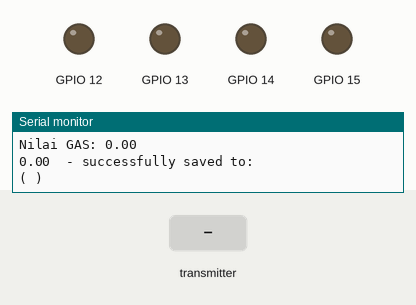
A sketch run on a simulated ESP32. On the bench: output pins drawn as LEDs (lit = HIGH), the last lines printed to the serial monitor. The inputs (shaded band) are chosen by the test bench. WiFi joins after 1.5 s; servers stay silent unless stated; no radio packets arrive unless stated.

Above: at 2.7 s.
2.8 s: the transmitter starts sending suhu = 64
At 4.0 s:
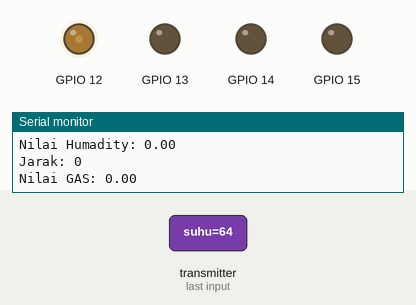
4.9 s: the transmitter starts sending humadity = 64
At 5.7 s:
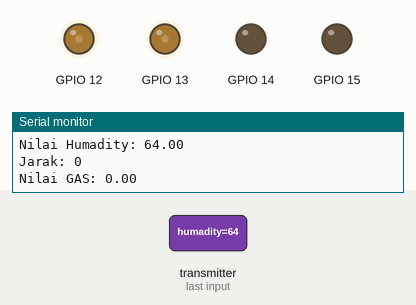
6.9 s: the transmitter starts sending jarak = 64
At 8.5 s:
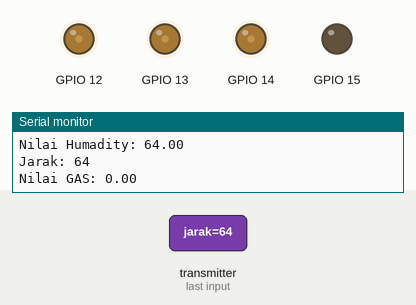
8.9 s: the transmitter starts sending gas = 64
At 10.2 s:
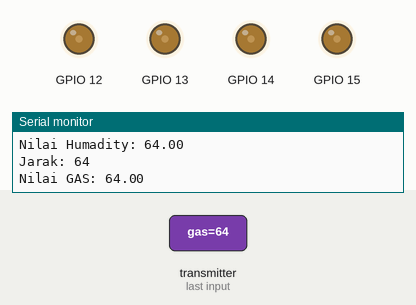
10.8 s: the transmitter starts sending suhu = 128
At 11.8 s:
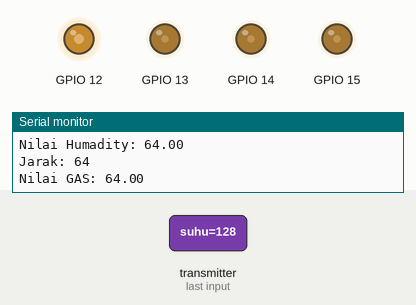
12.8 s: the transmitter starts sending humadity = 128
At 14.7 s:
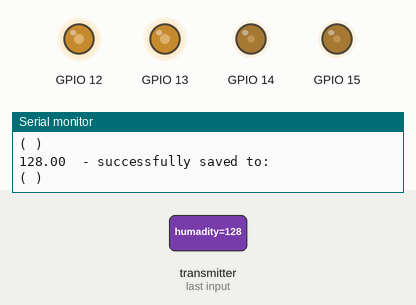
Timing chart, 0 to 15.8 s (numbered marks = the images above; inputs shaded):
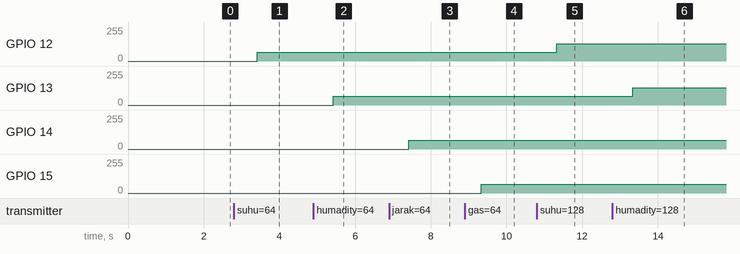

Measured:
- after the input at 2.8 s, GPIO 12: 0/255 → 64/255 after 0.61 s
- after the input at 4.9 s, GPIO 13: 0/255 → 64/255 after 0.52 s
- after the input at 6.9 s, GPIO 14: 0/255 → 64/255 after 0.52 s
- after the input at 8.9 s, GPIO 15: 0/255 → 64/255 after 0.43 s
- after the input at 10.8 s, GPIO 12: 64/255 → 128/255 after 0.53 s
- after the input at 12.8 s, GPIO 13: 64/255 → 128/255 after 0.53 s

The sketch:

Penerima.ino
```cpp
///////////////////////////////////////////////////// Penerima

#include <SPI.h>
#include <nRF24L01.h>
#include <RF24.h>
#include <WiFi.h>
#include <HTTPClient.h>
#include <Firebase_ESP_Client.h>
//Provide the token generation process info.
#include "addons/TokenHelper.h"
//Provide the RTDB payload printing info and other helper functions.
#include "addons/RTDBHelper.h"

// Masukan Sinyal yang akan digunakan
#define WIFI_SSID "Infinix NOTE 30 Pro"
#define WIFI_PASSWORD "12345678910"

// Masukan  Firebase project API Key
#define API_KEY "AIzaSyDoeVFzyWoRKpNSY8SmjoCHZcag8hPG6Gk"
// Masukan RTDB URL
#define DATABASE_URL "https://iotmemes-default-rtdb.asia-southeast1.firebasedatabase.app/"

//Define Firebase Data object
FirebaseData fbdo;

FirebaseAuth auth;
FirebaseConfig config;

unsigned long sendDataPrevMillis = 0;
int count = 0;
bool signupOK = false;

int pushCount = 0;
String sendData;

/////////////////////////////////////////////////////// Define dari Pin sensor
#if defined(_AVR_ATmega328P) || defined(AVR_ATmega328PB) || defined(AVR_ATmega2560) || defined(AVR_ATmega1280_)
#define CSN 10
#define LED 12
#define CE 9
#elif defined(ESP32)
#define CSN 5
#define CE 4
#else
#error "Make Config yourself"
#endif
#define Debug_mode false

//////////////////////////////////////////////////////////////////////////// Membuat pipe unique
const uint64_t pipeIn = 0x662266;  //Harus sama dengan receiver!!!

RF24 radio(CE, CSN);  // select  CSN and CE  pins

//////////////////////////////////////////////////////////Create a struct untuk menerima  NRF24
struct MyData {
  byte suhu;
  byte humadity;
  byte jarak;
  byte gas;
};
MyData data;

void setup() {
  Serial.begin(115200);

  WiFi.begin(WIFI_SSID, WIFI_PASSWORD);
  Serial.print("Connecting to Wi-Fi");
  while (WiFi.status() != WL_CONNECTED) {
    Serial.print(".");
    delay(300);
  }
  Serial.println();
  Serial.print("Connected with IP: ");
  Serial.println(WiFi.localIP());
  Serial.println();

  /* Assign the api key (required) */
  config.api_key = API_KEY;

  /* Assign the RTDB URL (required) */
  config.database_url = DATABASE_URL;

  /* Sign up */
  if (Firebase.signUp(&config, &auth, "", "")) {
    Serial.println("ok");
    signupOK = true;
  } else {
    Serial.printf("%s\n", config.signer.signupError.message.c_str());
  }

  /* Assign the callback function for the long running token generation task */
  config.token_status_callback = tokenStatusCallback;  //see addons/TokenHelper.h

  Firebase.begin(&config, &auth);
  Firebase.reconnectWiFi(true);

  pinMode(12, OUTPUT);
  radio.begin();
  radio.setDataRate(RF24_250KBPS);   //speed  RF24_250KBPS for 250kbs, RF24_1MBPS for 1Mbps, or RF24_2MBPS for 2Mbps
  radio.openWritingPipe(pipeIn);     //Open a pipe for writing
  radio.openReadingPipe(1, pipeIn);  //Open a pipe for reading
  radio.openReadingPipe(2, pipeIn);  //Open a pipe for reading
  radio.openReadingPipe(3, pipeIn);  //Open a pipe for reading
  radio.openReadingPipe(4, pipeIn);  //Open a pipe for reading
  radio.openReadingPipe(5, pipeIn);  //Open a pipe for reading
  radio.setAutoAck(true);            // Ensure autoACK is enabled
  radio.setChannel(108);             // Set RF communication channel.
  radio.setPALevel(RF24_PA_MAX);     //translate to: RF24_PA_MIN=-18dBm, RF24_PA_LOW=-12dBm, RF24_PA_MED=-6dBM, and RF24_PA_HIGH=0dBm.
  radio.enableDynamicPayloads();     //This way you don't always have to send large packets just to send them once in a while. This enables dynamic payloads on ALL pipes.
  radio.setCRCLength(RF24_CRC_16);  // Use 8-bit or 16bit CRC for performance. CRC cannot be disabled if auto-ack is enabled. Mode :RF24_CRC_DISABLED  ,RF24_CRC_8 ,RF24_CRC_16
  radio.setRetries(10, 15);         //Set the number of retry attempts and delay between retry attempts when transmitting a payload. The radio is waiting for an acknowledgement (ACK) packet during the delay between retry attempts.Mode: 0-15,0-15
  radio.startListening();           //Start listening on the pipes opened for reading.
}

unsigned long lastRecvTime = 0;

void recvData() {
  while (radio.available())  //Check whether there are bytes available to be read
  {
    radio.read(&data, sizeof(MyData));  //Read payload data from the RX FIFO buffer(s).
    lastRecvTime = millis();            //here we receive the data
  }
}

void loop() {
  recvData();

  // Update the variables with the received data
  float dataSuhu = data.suhu;
  float datahumidity = data.humadity;
  float datagas = data.gas;
  int datajarak = data.jarak;

  // Output to serial monitor
  Serial.print("Nilai Suhu: ");
  Serial.println(dataSuhu);
  analogWrite(12, dataSuhu);
  Serial.print("Nilai Humadity: ");
  Serial.println(datahumidity);
  analogWrite(13, datahumidity);
  Serial.print("Jarak: ");
  Serial.println(datajarak);
  analogWrite(14, datajarak);
  Serial.print("Nilai GAS: ");
  Serial.println(datagas);
  analogWrite(15, datagas);
  delay(1000);

  // Write data to Firebase
  if (Firebase.ready() && signupOK && (millis() - sendDataPrevMillis > 5000 || sendDataPrevMillis == 0)) {
    sendDataPrevMillis = millis();
    // Set Suhu data
    if (Firebase.RTDB.setFloat(&fbdo, "/Suhu", dataSuhu)) {
      Serial.println();
      Serial.print(dataSuhu);
      Serial.println("  - successfully saved to: " + fbdo.dataPath());
      Serial.println("( " + fbdo.dataType() + ")");
      pushCount++;
    } else {
      Serial.println("FAILED");
      Serial.println("REASON: " + fbdo.errorReason());
    }
    // Set Humidity data
    if (Firebase.RTDB.setFloat(&fbdo, "/Humadity", datahumidity)) {
      Serial.println();
      Serial.print(datahumidity);
      Serial.println("  - successfully saved to: " + fbdo.dataPath());
      Serial.println("( " + fbdo.dataType() + ")");
      pushCount++;
    } else {
      Serial.println("FAILED");
      Serial.println("REASON: " + fbdo.errorReason());
    }
    // Set Gas data
    if (Firebase.RTDB.setFloat(&fbdo, "/Gas", datagas)) {
      Serial.println();
      Serial.print(datagas);
      Serial.println("  - successfully saved to: " + fbdo.dataPath());
      Serial.println("( " + fbdo.dataType() + ")");
      pushCount++;
    } else {
      Serial.println("FAILED");
      Serial.println("REASON: " + fbdo.errorReason());
    }
    // Set Jarak data
    if (Firebase.RTDB.setInt(&fbdo, "/Jarak", datajarak)) {
      Serial.println();
      Serial.print(datajarak);
      Serial.println("  - successfully saved to: " + fbdo.dataPath());
      Serial.println("( " + fbdo.dataType() + ")");
      pushCount++;
    } else {
      Serial.println("FAILED");
      Serial.println("REASON: " + fbdo.errorReason());
    }

    // Set Alert Banjir
    if (datajarak < 10) {
      if (Firebase.RTDB.setString(&fbdo, "/Alert Kebanjiran", "Volume air naik")) {
        Serial.println();
        Serial.println("Volume air naik - successfully saved to: " + fbdo.dataPath());
      } else {
        Serial.println("FAILED to save flood alert");
        Serial.println("REASON: " + fbdo.errorReason());
      }
    } else {
      if (Firebase.RTDB.setString(&fbdo, "/Alert Kebanjiran", "Volume air aman")) {
        Serial.println();
        Serial.println("Volume air aman - successfully saved to: " + fbdo.dataPath());
      } else {
        Serial.println("FAILED to save flood alert");
        Serial.println("REASON: " + fbdo.errorReason());
      }
    }

    // Set  Alert Kebakaran
    if (datagas > 4) {
      if (Firebase.RTDB.setString(&fbdo, "/Alert Kebakaran", "Terdeteksi Asap")) {
        Serial.println();
        Serial.println("Terdeteksi Asap - successfully saved to: " + fbdo.dataPath());
      } else {
        Serial.println("FAILED to save fire alert");
        Serial.println("REASON: " + fbdo.errorReason());
      }
    } else {
      if (Firebase.RTDB.setString(&fbdo, "/Alert Kebakaran", "Keadaan Gas Aman")) {
        Serial.println();
        Serial.println("Keadaan Gas Aman - successfully saved to: " + fbdo.dataPath());
      } else {
        Serial.println("FAILED to save fire alert");
        Serial.println("REASON: " + fbdo.errorReason());
      }
    }
  }

  unsigned long now = millis();
  // Check if signal lost
  if (now - lastRecvTime > 1000) {
    // Handle signal lost scenario
  }
}
```
